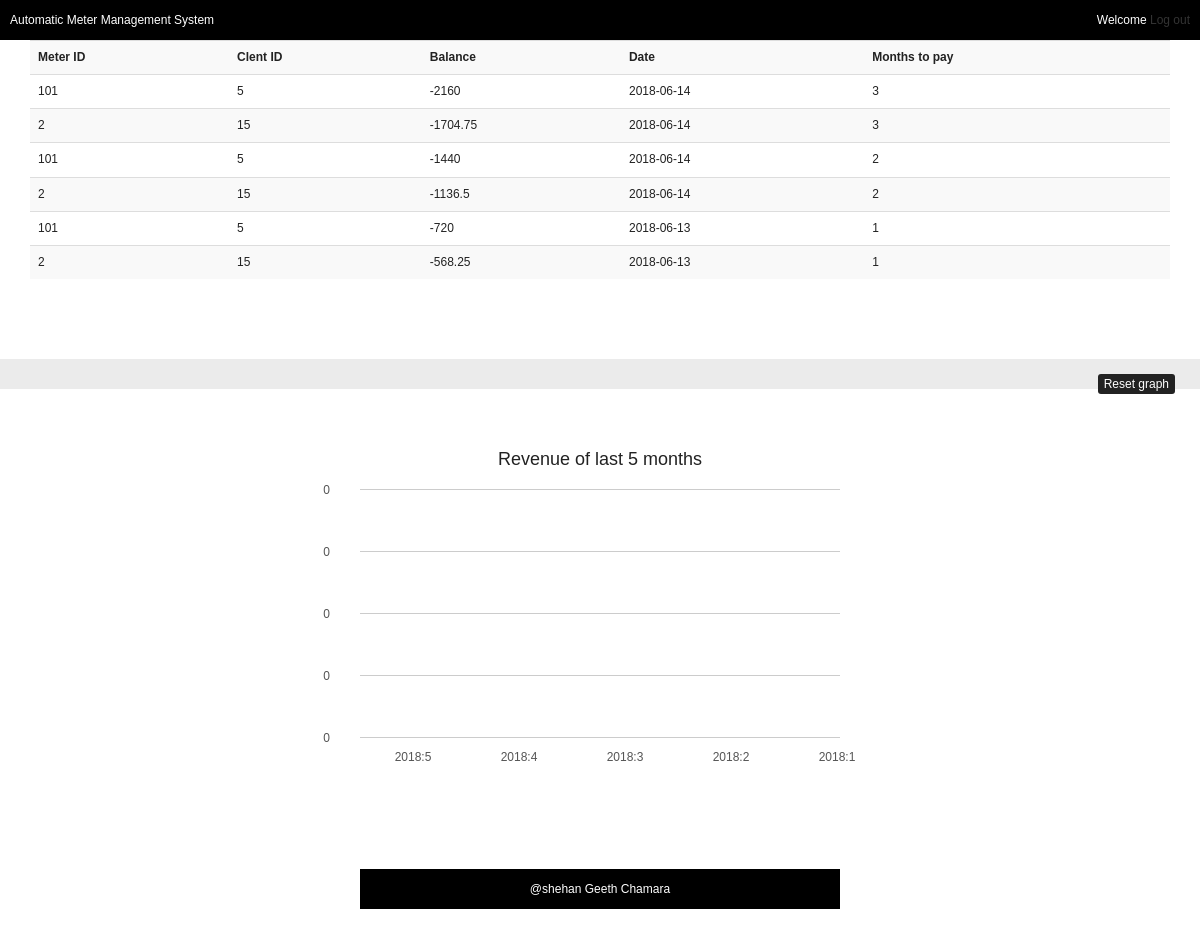
The page /mainServer/public_html/elec_meter/elec_meter/payment/html/index.php on the database its author committed.
### tables this page shows
CREATE TABLE `current_balance_tb` (
  `balance_id` int(11) NOT NULL,
  `meter_id` varchar(10) NOT NULL,
  `amount` double NOT NULL,
  `balance` double NOT NULL,
  `date` date NOT NULL,
  `months_to_pay` int(11) NOT NULL
);

CREATE TABLE `meter_tb` (
  `meter_id` int(10) NOT NULL,
  `meter_type` varchar(10) NOT NULL,
  `client_id` int(11) NOT NULL,
  `start_date` datetime NOT NULL,
  `location_lat` double NOT NULL,
  `location_lng` double NOT NULL,
  `password` varchar(40) NOT NULL,
  `connectivity` tinyint(4) NOT NULL,
  `bill_id` int(11) NOT NULL,
  `bill_type` tinyint(4) NOT NULL,
  `Pro_id` int(11) DEFAULT NULL
);

### mainServer/public_html/elec_meter/elec_meter/payment/html/index.php (the view, shortened to what this page needs)
<?php
	  include("connection.php");
	$query = "select current_balance_tb.meter_id,meter_tb.client_id,current_balance_tb.balance,current_balance_tb.date,current_balance_tb.months_to_pay from current_balance_tb,meter_tb where current_balance_tb.balance<0 AND current_balance_tb.meter_id = meter_tb.meter_id";
	$balance_details = "";
	$details = mysqli_query($connection, $query);
 	while ($user = mysqli_fetch_assoc($details)) {
	    $balance_details .= "<tr>";
	    $balance_details .= "<td>{$user['meter_id']}</td>";
	    $balance_details .= "<td>{$user['client_id']}</td>";
	    $balance_details .= "<td>{$user['balance']}</td>";
	    $balance_details .= "<td>{$user['date']}</td>";
	    $balance_details .= "<td>{$user['months_to_pay']}</td>";
	    $balance_details .= "</tr>";
	}
 ?>
<!DOCTYPE html>
<html>
<head>
 	<link rel="stylesheet" href="../css/bootstrap.min.css">
  	<link rel="stylesheet" href="../css/common.css">
	<link rel="stylesheet" href="../css/03.css">
	<link rel="stylesheet" type="text/css" href="../css/payment.css">
</head>
<body>
	<?php require_once('../../header.php'); ?>
<div>
	<div class="container">
		<table class="table table-striped">
        <tr>
          <th>Meter ID</th>
          <th>Clent ID</th>
          <th>Balance</th>
          <th>Date</th>
          <th>Months to pay</th>
        </tr>
        <?php echo $balance_details; ?>
      </table>
	</div>
	<div class="toggles">
			<p><a href="#" id="reset-graph-button">Reset graph</a>
			</p>
		</div>
		<div id="revenue">
			<div class="chart">
				<h2>Revenue of last 5 months</h2>
			</div>
			<div>
				<?php require_once('../../footer.php'); ?>
			</div>
		</div>
</div>
</body>
</html>

### mainServer/public_html/elec_meter/elec_meter/payment/css/common.css (style rules this page uses)
body { background: #fff; color: #222; font: 12px/20px 'Helvetica Neue', Arial, sans-serif; margin: 0; padding: 0; }
h2 { font-size: 18px; font-weight: normal; line-height: 20px; margin: 0 0 20px 0; padding: 0; text-align: center; }
a { color: #333; }
.toggles { margin-top: 5%; background: #ebebeb; color: #545454; height: 20px; padding: 15px; }
.toggles p { margin: 0; }
.toggles a { background: #222; border-radius: 3px; color: #fff; display: block; float: left; margin: 0 10px 0 0; padding: 0 6px; text-decoration: none; }
#reset-graph-button { float:right; }

### mainServer/public_html/elec_meter/elec_meter/payment/css/payment.css (style rules this page uses)
#revenue { margin-top: 5%; height: 420px; right: 30%; position: absolute; width: 40%; }

### mainServer/public_html/elec_meter/elec_meter/header.php (style rules this page uses)
body { font-family: Arial, "Helvetica Neue", Helvetica, sans-serif; }

### rows shown on the page
current_balance_tb: meter "101", meter.client_id "5", balance "-2160", date "2018-06-14", months_to_pay "3"
current_balance_tb: meter "2", meter.client_id "15", balance "-1704.75", date "2018-06-14", months_to_pay "3"
current_balance_tb: meter "101", meter.client_id "5", balance "-1440", date "2018-06-14", months_to_pay "2"
current_balance_tb: meter "2", meter.client_id "15", balance "-1136.5", date "2018-06-14", months_to_pay "2"
current_balance_tb: meter "101", meter.client_id "5", balance "-720", date "2018-06-13", months_to_pay "1"
current_balance_tb: meter "2", meter.client_id "15", balance "-568.25", date "2018-06-13", months_to_pay "1"
